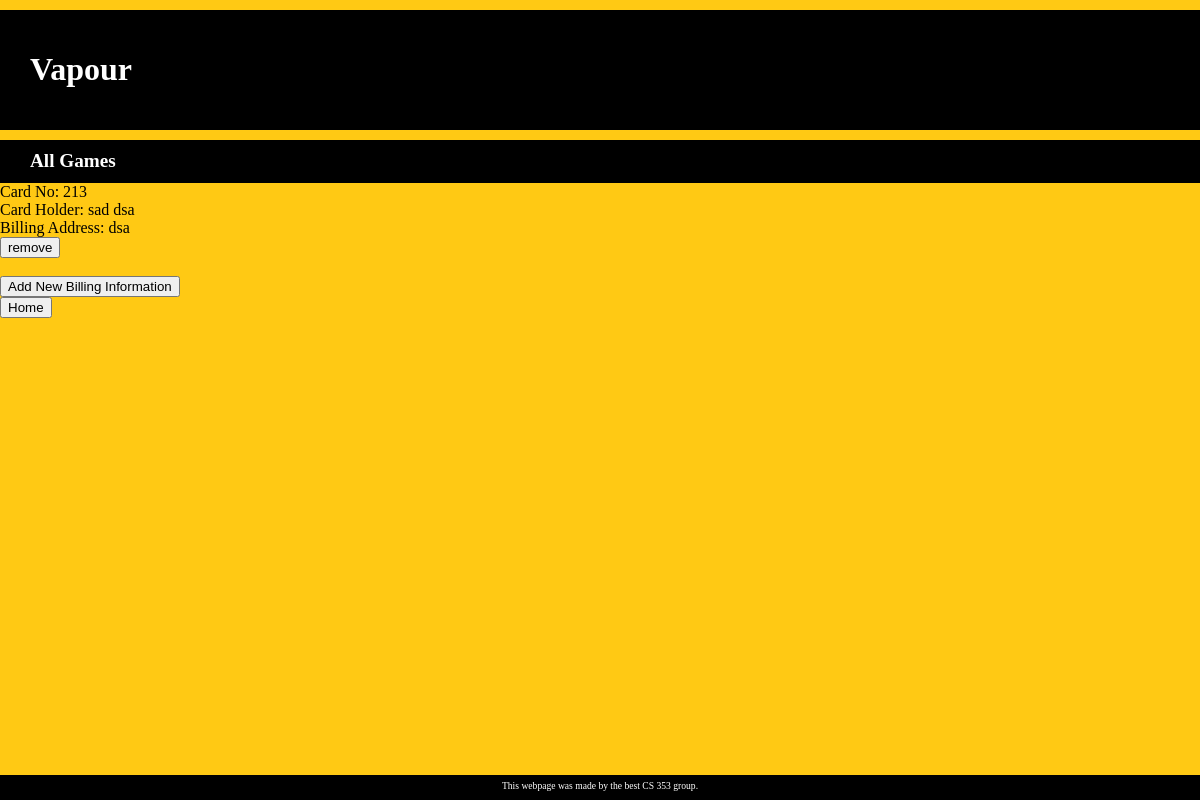
/billingList.php?id=3, run on the app's committed database.
### tables this page shows
CREATE TABLE IF NOT EXISTS `PaymentInfo` (
  `userId` int(11) NOT NULL,
  `cardno` int(255) NOT NULL,
  `holdername` varchar(100) NOT NULL,
  `billingaddress` varchar(500) NOT NULL,
  PRIMARY KEY (`cardno`),
  KEY `userId` (`userId`)
);

### billingList.php (the view, shortened to what this page needs)
<!DOCTYPE html>
<html>
<head>
   <link rel="stylesheet" type="text/css" href="style.css">
</head>
    <body>
       <header id="headingTitle">
           <h1>Vapour</h1>
       </header>
       <header id="headingHome">
           <h3 id="headingText">All Games</h3>
       </header>
       <?php
               $val =  $_GET['id'];
               $value= mysql_query("SELECT * FROM `PaymentInfo` WHERE `userid` = '$val'");
               if(mysql_num_rows($value) > 0){
                   while ($row = mysql_fetch_assoc($value)) {
                       $userid = $row['userId'];
                       $cardno = $row['cardno'];
                       $holdername = $row['holdername'];
                       $billing = $row['billingaddress'];
                       echo "Card No: ",$cardno,"<br>";
                       echo "Card Holder: ",$holdername,"<br>";
                       echo "Billing Address: ",$billing,"<br>";
                       echo "<form action='removeBilling.php?edit=Y&id= $userid&cardno=$cardno' method='POST'>
                               <input type='submit' value='remove' name='submit'>
                           </form>";
                   }
               }
           ?><br>
       <form action="addBilling.php?edit=Y&id=<?php echo $val ?>" method="POST">
           <input type="submit" value="Add New Billing Information" name="submit">
       </form>
       <form action='home.php?edit=Y&id=<?php echo $val ?>' method='POST'>
           <input type='submit' value='Home' name='gift'>
       </form><br><br>
       <footer> This webpage was made by the best CS 353 group. </footer>
    </body>
</html>

### style.css (style rules this page uses)
html { font-family: "Verdana", Times, Sans-serif; }
body { margin: 0; background: #FFC914; }
header { margin: 0; }
#headingTitle { background: black; color: white; margin: 0; height: 80px; margin-top: 10px; padding: 20px; padding-left: 30px; }
#headingText { display: inline-block; float: left; margin: 0; font-size: 1.2em; }
#headingHome { background: black; color: white; height: 42.5px; margin-top: 10px; line-height: 42.5px; vertical-align: middle; padding-left: 30px; }
footer { clear: both; background: black; color: white; position:absolute; bottom:0; width:100%; height:20px; font-size: 0.6em; text-align: center; padding-top: 5px; }

### data on the page
paymentinfo: cardno "213", holdername "sad dsa", billingaddress "dsa"
